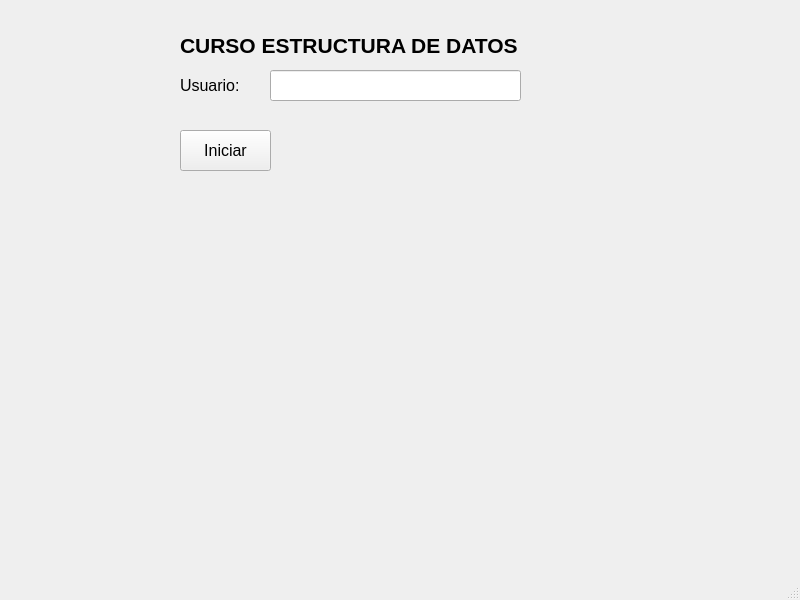
<?xml version="1.0" encoding="UTF-8"?>
<ui version="4.0">
 <class>MainWindow</class>
 <widget class="QMainWindow" name="MainWindow">
  <property name="geometry">
   <rect>
    <x>0</x>
    <y>0</y>
    <width>800</width>
    <height>600</height>
   </rect>
  </property>
  <property name="windowTitle">
   <string>Mi primer GUI</string>
  </property>
  <widget class="QWidget" name="centralwidget">
   <widget class="QLabel" name="lbTitle">
    <property name="geometry">
     <rect>
      <x>180</x>
      <y>20</y>
      <width>421</width>
      <height>51</height>
     </rect>
    </property>
    <property name="font">
     <font>
      <pointsize>16</pointsize>
      <weight>75</weight>
      <bold>true</bold>
     </font>
    </property>
    <property name="text">
     <string>CURSO ESTRUCTURA DE DATOS</string>
    </property>
   </widget>
   <widget class="QPushButton" name="pbStart">
    <property name="geometry">
     <rect>
      <x>180</x>
      <y>130</y>
      <width>91</width>
      <height>41</height>
     </rect>
    </property>
    <property name="font">
     <font>
      <pointsize>12</pointsize>
     </font>
    </property>
    <property name="text">
     <string>Iniciar</string>
    </property>
   </widget>
   <widget class="QLabel" name="label">
    <property name="geometry">
     <rect>
      <x>180</x>
      <y>70</y>
      <width>81</width>
      <height>31</height>
     </rect>
    </property>
    <property name="font">
     <font>
      <pointsize>12</pointsize>
     </font>
    </property>
    <property name="text">
     <string>Usuario:</string>
    </property>
   </widget>
   <widget class="QLineEdit" name="leUser">
    <property name="geometry">
     <rect>
      <x>270</x>
      <y>70</y>
      <width>251</width>
      <height>31</height>
     </rect>
    </property>
    <property name="font">
     <font>
      <pointsize>12</pointsize>
     </font>
    </property>
    <property name="focusPolicy">
     <enum>Qt::NoFocus</enum>
    </property>
   </widget>
  </widget>
  <widget class="QMenuBar" name="menubar">
   <property name="geometry">
    <rect>
     <x>0</x>
     <y>0</y>
     <width>800</width>
     <height>18</height>
    </rect>
   </property>
  </widget>
  <widget class="QStatusBar" name="statusbar"/>
 </widget>
 <resources/>
 <connections/>
</ui>
